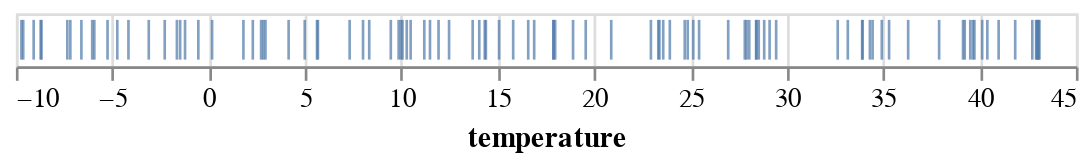

Write notebook code for a chart like this one.
### Code cell
base = alt.Chart(df)
tick = base.mark_tick().encode(
    x=alt.X(field="temperature", type="quantitative", scale=alt.Scale(type="linear"))
)
display_chart(tick)

### Figure 1 — Vega-Lite specification as saved in the notebook (floating-point values rounded to 4 significant figures)
{"config": {"view": {"continuousWidth": 400, "continuousHeight": 300}}, "data": {"name": "data-124c435c1b687eb7890344117a1c86b4"}, "mark": "tick", "encoding": {"x": {"field": "temperature", "scale": {"type": "linear"}, "type": "quantitative"}}, "$schema": "https://vega.github.io/schema/vega-lite/v4.17.0.json", "datasets": {"data-124c435c1b687eb7890344117a1c86b4": [{"temperature": 17.89, "wind": 78.76, "precipitation": 41.61, "condition": "rain"}, {"temperature": 5.623, "wind": 25.42, "precipitation": 74.91, "condition": "rain"}, {"temperature": 23.39, "wind": 9.846, "precipitation": 81.34, "condition": "rain"}, {"temperature": 20.89, "wind": 27.54, "precipitation": 27.65, "condition": "drizzle"}, {"temperature": 33.91, "wind": 97.91, "precipitation": 36.53, "condition": "snow"}, {"temperature": 39.66, "wind": 24.27, "precipitation": 33.39, "condition": "rain"}, {"temperature": 5.671, "wind": 98.2, "precipitation": 93.73, "condition": "snow"}, {"temperature": -2.278, "wind": 77.9, "precipitation": 50.1, "condition": "drizzle"}, {"temperature": 43.1, "wind": 74.78, "precipitation": 89.96, "condition": "sun"}, {"temperature": 1.805, "wind": 91.29, "precipitation": 29.77, "condition": "fog"}, {"temperature": 14.33, "wind": 45.05, "precipitation": 17.65, "condition": "drizzle"}, {"temperature": 25.45, "wind": 22.27, "precipitation": 60.38, "condition": "drizzle"}, {"temperature": 11.19, "wind": 77.3, "precipitation": 71.65, "condition": "snow"}, {"temperature": 22.95, "wind": 27.04, "precipitation": 92.69, "condition": "snow"}, {"temperature": 33.17, "wind": 92.13, "precipitation": 39.11, "condition": "snow"}, {"temperature": 9.981, "wind": 66.73, "precipitation": 19.37, "condition": "drizzle"}, {"temperature": 2.838, "wind": 18.62, "precipitation": 57.42, "condition": "sun"}, {"temperature": 39.14, "wind": 32.53, "precipitation": 88.22, "condition": "rain"}, {"temperature": 39.23, "wind": 2.511, "precipitation": 78.95, "condition": "fog"}, {"temperature": 2.949, "wind": 1.937, "precipitation": 3.534, "condition": "fog"}, {"temperature": 28.42, "wind": 6.822, "precipitation": 84.57, "condition": "fog"}, {"temperature": 28.41, "wind": 95.25, "precipitation": 2.312, "condition": "fog"}, {"temperature": 23.93, "wind": 28.44, "precipitation": 94.94, "condition": "drizzle"}, {"temperature": 25.14, "wind": 5.725, "precipitation": 72.56, "condition": "drizzle"}, {"temperature": -3.107, "wind": 90.56, "precipitation": 8.208, "condition": "rain"}, {"temperature": 43.07, "wind": 63.34, "precipitation": 35.34, "condition": "sun"}, {"temperature": -8.716, "wind": 78.5, "precipitation": 16.73, "condition": "fog"}, {"temperature": 10.06, "wind": 82.55, "precipitation": 49.82, "condition": "fog"}, {"temperature": 27.91, "wind": 45.94, "precipitation": 87.72, "condition": "sun"}, {"temperature": 28.83, "wind": 14.35, "precipitation": 95.31, "condition": "sun"}, {"temperature": -5.245, "wind": 24.46, "precipitation": 63.16, "condition": "fog"}, {"temperature": -4.739, "wind": 87.62, "precipitation": 67.17, "condition": "fog"}, {"temperature": -1.646, "wind": 34.16, "precipitation": 83.2, "condition": "rain"}, {"temperature": -8.671, "wind": 28.02, "precipitation": 8.858, "condition": "snow"}, {"temperature": 23.59, "wind": 32.61, "precipitation": 90.55, "condition": "snow"}, {"temperature": 42.94, "wind": 17.46, "precipitation": 76.27, "condition": "sun"}, {"temperature": 14.04, "wind": 31.45, "precipitation": 27.74, "condition": "rain"}, {"temperature": 33.93, "wind": 85.1, "precipitation": 48.72, "condition": "fog"}, {"temperature": 29.11, "wind": 25.4, "precipitation": 83.25, "condition": "fog"}, {"temperature": 23.33, "wind": 38.96, "precipitation": 84.81, "condition": "rain"}, {"temperature": 27.82, "wind": 97.48, "precipitation": 59.4, "condition": "fog"}, {"temperature": 24.7, "wind": 56.93, "precipitation": 16.58, "condition": "drizzle"}, {"temperature": 42.74, "wind": 19.02, "precipitation": 37.52, "condition": "sun"}, {"temperature": 39.73, "wind": 63.1, "precipitation": 15.21, "condition": "fog"}, {"temperature": 34.93, "wind": 44.34, "precipitation": 2.992, "condition": "sun"}, {"temperature": 12.48, "wind": 45.64, "precipitation": 1.568, "condition": "fog"}, {"temperature": 11.49, "wind": 35.43, "precipitation": 46.84, "condition": "fog"}, {"temperature": 16.58, "wind": 85.94, "precipitation": 67.67, "condition": "sun"}, {"temperature": 42.97, "wind": 61.02, "precipitation": 40.2, "condition": "snow"}, {"temperature": 43.01, "wind": 91.59, "precipitation": 10.24, "condition": "sun"}, {"temperature": 17.89, "wind": 29.82, "precipitation": 44.29, "condition": "sun"}, {"temperature": 13.7, "wind": 46.94, "precipitation": 76.08, "condition": "rain"}, {"temperature": 4.986, "wind": 81.91, "precipitation": 34.89, "condition": "drizzle"}, {"temperature": -1.478, "wind": 3.979, "precipitation": 7.535, "condition": "drizzle"}, {"temperature": 16.89, "wind": 31.99, "precipitation": 60.46, "condition": "drizzle"}, {"temperature": -7.175, "wind": 5.042, "precipitation": 88.36, "condition": "drizzle"}, {"temperature": 9.859, "wind": 48.49, "precipitation": 23.8, "condition": "snow"}, {"temperature": 28.54, "wind": 5.727, "precipitation": 25.97, "condition": "drizzle"}, {"temperature": 41.85, "wind": 3.311, "precipitation": 1.792, "condition": "snow"}, {"temperature": 39.52, "wind": 89.65, "precipitation": 48.54, "condition": "fog"}, {"temperature": 4.151, "wind": 58.14, "precipitation": 79.66, "condition": "drizzle"}, {"temperature": 7.317, "wind": 6.797, "precipitation": 33.62, "condition": "snow"}, {"temperature": -6.041, "wind": 24.37, "precipitation": 71.47, "condition": "rain"}, {"temperature": 28.05, "wind": 19.4, "precipitation": 71.69, "condition": "drizzle"}, {"temperature": 35.31, "wind": 66.54, "precipitation": 22.88, "condition": "rain"}, {"temperature": -9.078, "wind": 54.53, "precipitation": 66.43, "condition": "sun"}, {"temperature": 34.31, "wind": 92.8, "precipitation": 61.94, "condition": "sun"}, {"temperature": -0.5341, "wind": 89.18, "precipitation": 88.5, "condition": "rain"}, {"temperature": -7.331, "wind": 16.43, "precipitation": 92.16, "condition": "drizzle"}, {"temperature": 34.45, "wind": 16.98, "precipitation": 66.5, "condition": "fog"}, {"temperature": 2.292, "wind": 78.08, "precipitation": 85.09, "condition": "snow"}, {"temperature": 10.28, "wind": 64.38, "precipitation": 46.13, "condition": "sun"}, {"temperature": 14.39, "wind": 27.71, "precipitation": 82.18, "condition": "rain"}, {"temperature": 15.07, "wind": 90.37, "precipitation": 95.43, "condition": "rain"}, {"temperature": -5.932, "wind": 76.31, "precipitation": 48.18, "condition": "drizzle"}, {"temperature": -1.224, "wind": 77.26, "precipitation": 12.19, "condition": "sun"}, {"temperature": 17.98, "wind": 99.89, "precipitation": 5.951, "condition": "drizzle"}, {"temperature": 8.333, "wind": 22.35, "precipitation": 1.991, "condition": "rain"}, {"temperature": 40.99, "wind": 12.54, "precipitation": 3.096, "condition": "drizzle"}, {"temperature": 36.3, "wind": 47.28, "precipitation": 50.72, "condition": "fog"}, {"temperature": 8.012, "wind": 80.65, "precipitation": 84.74, "condition": "sun"}, {"temperature": 32.64, "wind": 78.39, "precipitation": 94.27, "condition": "fog"}, {"temperature": -4.16, "wind": 53.39, "precipitation": 50.61, "condition": "fog"}, {"temperature": -6.602, "wind": 86.56, "precipitation": 62.65, "condition": "fog"}, {"temperature": 40.14, "wind": 16.63, "precipitation": 41.39, "condition": "drizzle"}, {"temperature": 26.96, "wind": 85.88, "precipitation": 71.96, "condition": "drizzle"}, {"temperature": 11.93, "wind": 76.39, "precipitation": 60.41, "condition": "drizzle"}, {"temperature": 19.57, "wind": 72.98, "precipitation": 29.68, "condition": "drizzle"}, {"temperature": 10.48, "wind": 10.27, "precipitation": 85.87, "condition": "rain"}, {"temperature": -9.62, "wind": 64.58, "precipitation": 29.07, "condition": "drizzle"}, {"temperature": 24.86, "wind": 64.44, "precipitation": 32.79, "condition": "sun"}, {"temperature": -9.714, "wind": 46.94, "precipitation": 71.96, "condition": "rain"}, {"temperature": 15.8, "wind": 5.568, "precipitation": 16.5, "condition": "sun"}, {"temperature": 29.45, "wind": 66.42, "precipitation": 96.91, "condition": "snow"}, {"temperature": 0.179, "wind": 37.14, "precipitation": 7.393, "condition": "snow"}, {"temperature": 37.9, "wind": 23.74, "precipitation": 85.44, "condition": "fog"}, {"temperature": 40.41, "wind": 71.68, "precipitation": 91.26, "condition": "snow"}, {"temperature": 2.723, "wind": 5.857, "precipitation": 54.03, "condition": "drizzle"}, {"temperature": 9.453, "wind": 52.78, "precipitation": 90.04, "condition": "fog"}, {"temperature": 18.91, "wind": 13.73, "precipitation": 34.57, "condition": "sun"}]}}
